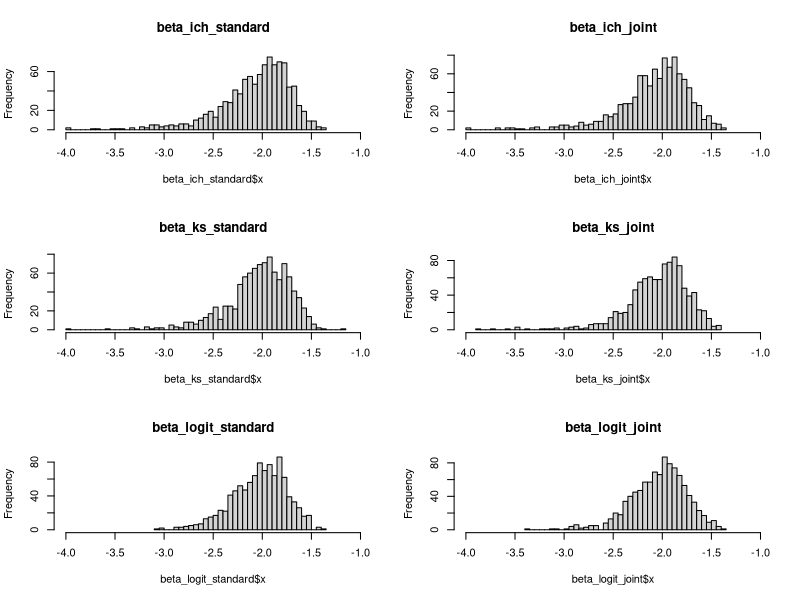

The R source for this figure:
beta_ich_joint=read.csv("beta_ich_joint_mc.csv",header=TRUE)
beta_ks_joint=read.csv("beta_ks_joint_mc.csv",header=TRUE)
beta_ich_standard=read.csv("beta_ich_mc.csv",header=TRUE)
beta_ks_standard=read.csv("beta_ks_mc.csv",header=TRUE)
beta_logit_standard=read.csv("beta_logit_standard_mc.csv",header=TRUE)
beta_logit_joint=read.csv("beta_logit_joint_mc.csv",header=TRUE)


#########################################################################
par(mfrow=c(3,2))
hist(beta_ich_standard$x,breaks = 80, main="beta_ich_standard",xlim = range(c(-4,-1)))
hist(beta_ich_joint$x,breaks = 80, main="beta_ich_joint",xlim = range(c(-4,-1)))

hist(beta_ks_standard$x,breaks = 80, main="beta_ks_standard",xlim = range(c(-4,-1)))
hist(beta_ks_joint$x,breaks = 80, main="beta_ks_joint",xlim = range(c(-4,-1)))

hist(beta_logit_standard$x,breaks = 60, main="beta_logit_standard",xlim = range(c(-4,-1)))
hist(beta_logit_joint$x,breaks = 60, main="beta_logit_joint",xlim = range(c(-4,-1)))

#boxplot(beta_ich_joint$x, main="beta_ich_joint")
#boxplot(beta_ks_joint$x, main="beta_ks_joint")

#stats_ich_joint <- boxplot.stats(beta_ich_joint$x, coef = 1.5)$stats
#stats_ks_joint <- boxplot.stats(beta_ks_joint$x, coef = 1.5)$stats